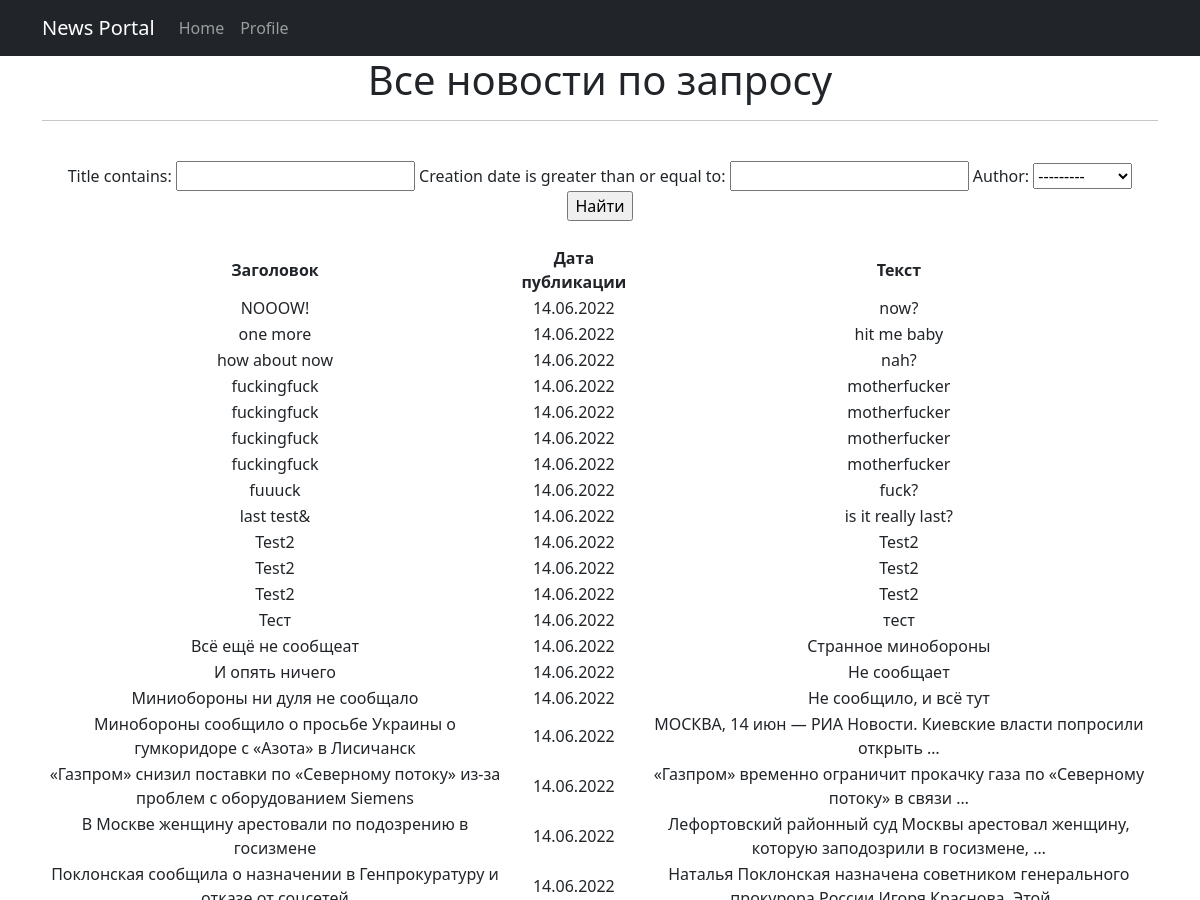
Page /news/search/ (upper part) on the earlier database version.
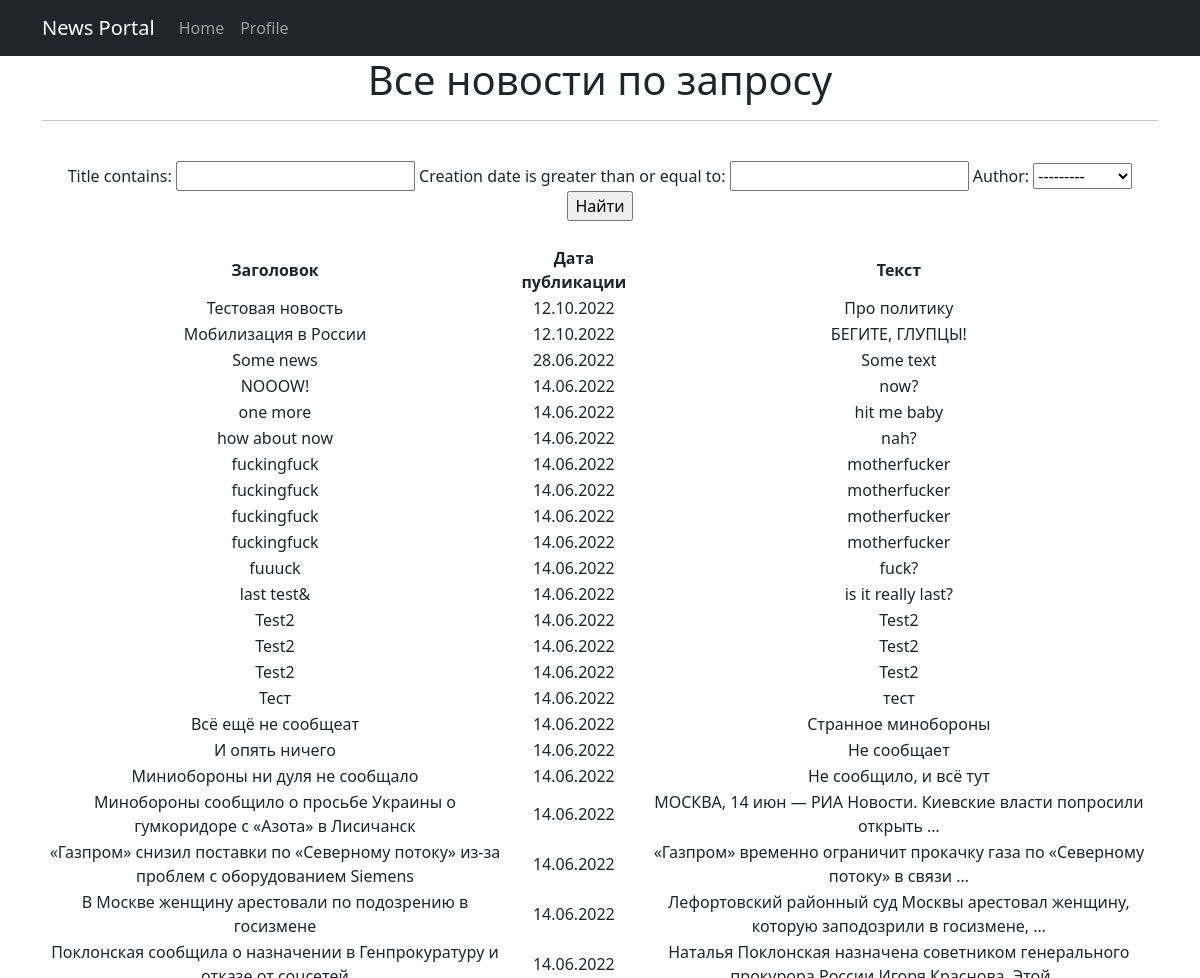
Same page on the later database version.
### accounts/models.py (models this page shows, shortened)
class Post(models.Model):
    post_type_choices = [
        ('AR', 'Статья'),
        ('NW', 'Новость')
    ]
    author = models.ForeignKey(Author, on_delete=models.CASCADE)
    post_type = models.CharField(max_length=2, choices=post_type_choices, default='AR')
    creation_date = models.DateTimeField(auto_now_add=True)
    post_category = models.ManyToManyField(Category, through='PostCategory')
    title = models.CharField(max_length=128)
    post_text = models.TextField()
    post_rating = models.SmallIntegerField(default=0)

### accounts/views.py (the view)
# urls.py: path('search/', PostSearch.as_view()),
class PostSearch(ListView):
    model = Post
    template_name = 'post_search.html'
    context_object_name = 'post_search'
    ordering = ['-creation_date']
    paginate_by = 1
    def get_context_data(self, **kwargs):
        context = super().get_context_data(**kwargs)
        context['filter'] = PostFilter(self.request.GET, queryset=self.get_queryset())
        return context

### accounts/models.py (called while the page is built)
    def __str__(self):
        return f'{self.user}'

### accounts/templatetags/custom_filters.py (called while the page is built)
@register.filter(name='censor')
def censor(value, arg):
    obscene_words = ['сука', 'хуй', 'пизда', 'блядь']
    post_words = value.split(' ')
    for word in post_words:
        if word.strip('.,!?').lower() in obscene_words:
            post_words.insert(post_words.index(word), arg)
            post_words.remove(word)
    return ' '.join(post_words)

### templates/post_search.html (shortened to what this page needs)
{% extends 'default.html' %}
{% load custom_filters %}
{% block content %}
<h1>Все новости по запросу</h1>
<hr>
<br>
<form method="GET">
    {{ filter.form }}
    <input type="submit" value="Найти">
</form>
<br>
<table>
    <tr>
        <td>
            <strong>Заголовок</strong>
        </td>
        <td>
            <strong>Дата публикации</strong>
        </td>
        <td>
            <strong>Текст</strong>
        </td>
    </tr>
    {% for post in filter.qs %}
    <tr>
        <td>
            {{post.title|censor:'***'}}
        </td>
        <td>
            {{post.creation_date|date:'d.m.Y'}}
        </td>
        <td>
            {{post.post_text|truncatewords:10|censor:'***'}}
        </td>
    </tr>
    {% endfor %}
</table>
{% endblock content %}

Differences in the rows shown:
added Post: title|censor "Тестовая новость", creation_date "12.10.2022", post_text|censor "Про политику"
added Post: title|censor "Мобилизация в России", creation_date "12.10.2022", post_text|censor "БЕГИТЕ, ГЛУПЦЫ!"
added Post: title|censor "Some news", creation_date "28.06.2022", post_text|censor "Some text"
